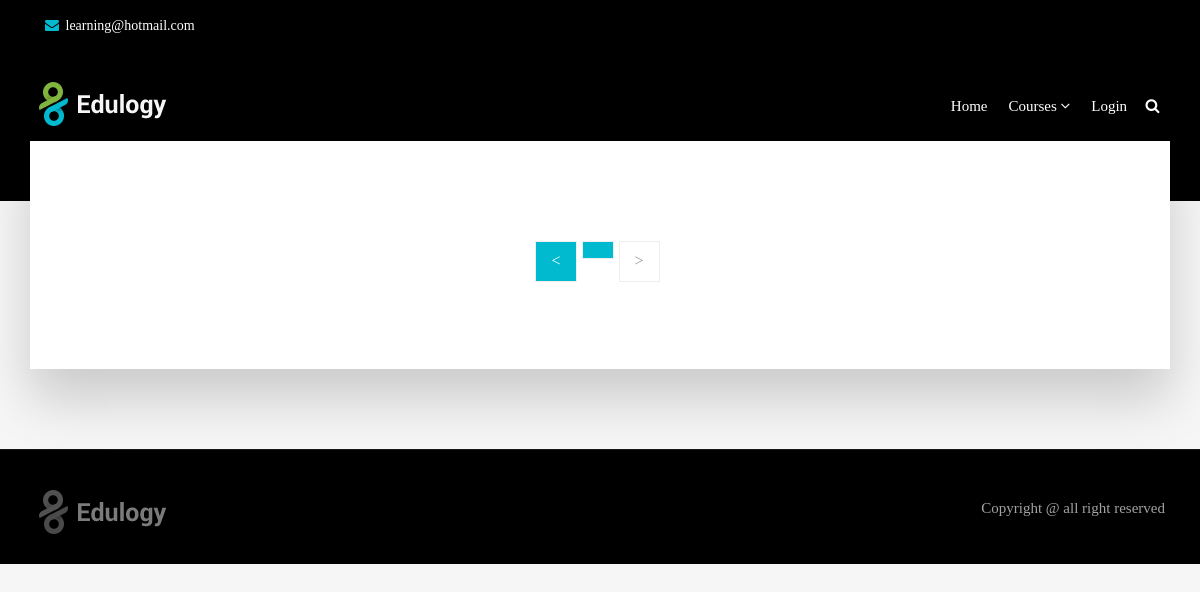
Page /courses.php on the earlier database version.
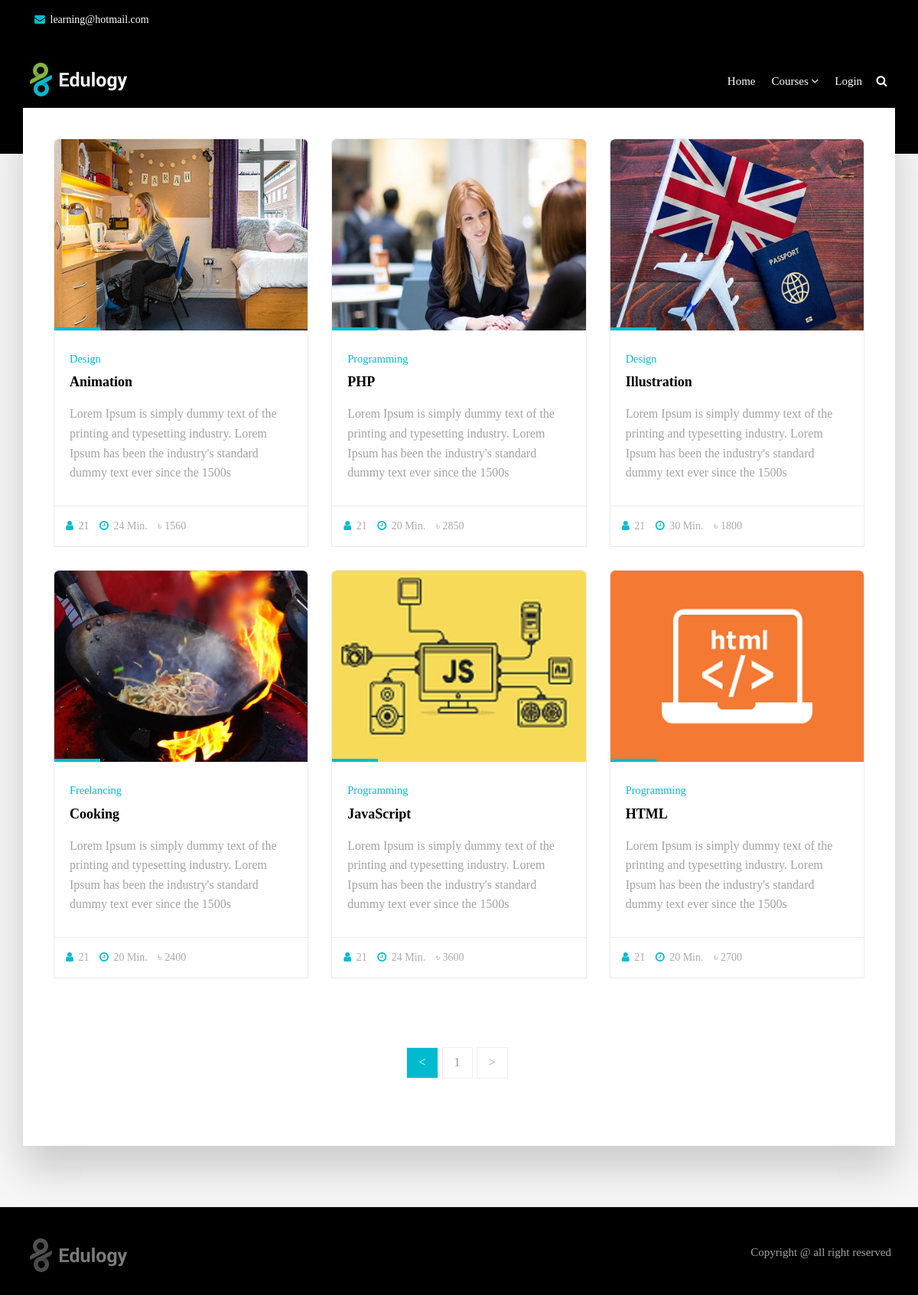
Same page on the later database version.
### tables this page shows
CREATE TABLE `courses` (
  `course_id` int(11) NOT NULL,
  `category_id` int(11) NOT NULL,
  `course_title` varchar(191) NOT NULL,
  `banner` varchar(191) NOT NULL,
  `short_description` text NOT NULL,
  `description` longtext NOT NULL,
  `price` varchar(191) NOT NULL,
  `discount` varchar(100) NOT NULL,
  `hours` varchar(100) NOT NULL,
  `total_hit` int(11) NOT NULL,
  `ratting` int(11) NOT NULL,
  `demo_video` varchar(191) DEFAULT NULL,
  `is_active` tinyint(4) NOT NULL,
  `created_at` timestamp NOT NULL DEFAULT current_timestamp()
);

CREATE TABLE `categories` (
  `cat_id` int(11) NOT NULL,
  `cat_name` varchar(191) NOT NULL,
  `is_active` tinyint(4) NOT NULL DEFAULT 0
);

### courses.php (the view, shortened to what this page needs)
<?php include 'header.php'; ?>
<section class="section db p120">
    <div class="container">
        <div class="row">
            <div class="col-md-12">
            </div>
        </div>
    </div>
</section>
<section class="section gb nopadtop">
    <div class="container">
        <div class="boxed boxedp4">
            <div class="row blog-grid">
                <?php
                if (isset($_GET['pageno'])) {
                    $pageno = $_GET['pageno'];
                } else {
                    $pageno = 1;
                }
                $no_of_records_per_page = 12;
                $offset = ($pageno - 1) * $no_of_records_per_page;
                $total_pages_sql = "SELECT COUNT(*) FROM courses left join categories on categories.cat_id = courses.category_id where courses.is_active = 0  Order By course_id DESC";
                $result = mysqli_query($con, $total_pages_sql);
                $total_rows = mysqli_fetch_array($result)[0];
                $total_pages = ceil($total_rows / $no_of_records_per_page);
                $sqls = "SELECT * FROM courses left join categories on categories.cat_id = courses.category_id where courses.is_active = 0 LIMIT $offset, $no_of_records_per_page";
                ?>
                <?php
                $res_data = mysqli_query($con, $sqls);
                if ($res_data->num_rows > 0) {
                    foreach ($res_data as $key => $value) {
                ?>
                        <div class="col-md-4">
                            <div class="course-box">
                                <div class="image-wrap entry">
                                    <img style="width: 333px; height:250px;" src="<?php echo  $value['banner']; ?>" alt="" class="img-responsive">
                                </div>
                                <div class="course-details">
                                    <h4>
                                        <small><?php echo  $value['cat_name']; ?></small>
                                        <a href="single-course.php?courseid=<?php echo $value['course_id'] ?>" title=""><?php echo  $value['course_title']; ?></a>
                                    </h4>
                                    <p><?php echo  $value['short_description']; ?></p>
                                </div>
                                <div class="course-footer clearfix">
                                    <div class="pull-left">
                                        <ul class="list-inline">
                                            <li><a href="#"><i class="fa fa-user"></i> 21</a></li>
                                            <li><a href="#"><i class="fa fa-clock-o"></i> <?php echo  $value['hours']; ?> Min.</a></li>
                                            <li><a href="#">৳ <?php echo round($value['price'] - (($value['price'] * $value['discount']) / 100)); ?></a></li>
                                        </ul>
                                    </div>
                                </div>
                            </div>
                        </div>
                <?php }
                } ?>
            </div>
            <div class="row">
                <div class="col-md-12 text-center">
                    <ul class="pagination ">
                        <li class="active"><a href="?pageno=1">&lt;</a></li>
                        <li class="active">
                            <?php
                            for ($i = 1; $i <= $total_pages; $i++) { ?>
                        <li><a href="?pageno=<?php echo $i; ?>"><?php echo $i; ?></a></li>
                    <?php  } ?>
                    <a href=""></a>
                    </li>
                    <li><a href="?pageno=<?php echo $total_pages; ?>">&gt;</a></li>
                    </ul>
                </div>
            </div>
        </div>
    </div>
</section>
<?php include 'footer.php'; ?>

### header.php (shortened to what this page needs)
<!DOCTYPE html>
<html lang="en">
<head>
    <link rel="stylesheet" href="css/bootstrap.min.css">
    <link rel="stylesheet" href="css/font-awesome.min.css">
    <link rel="stylesheet" href="css/carousel.css">
    <link rel="stylesheet" href="css/animate.css">
    <link rel="stylesheet" href="style.css">
</head>
<body>
    <div id="wrapper">
        <header class="header">
            <div class="topbar clearfix">
                <div class="container">
                    <div class="row-fluid">
                        <div class="col-md-6 col-sm-6 text-left">
                            <p>
                                <strong><i class="fa fa-envelope"></i></strong> <a href="mailto:#">learning@hotmail.com</a>
                            </p>
                        </div>
                    </div>
                </div>
            </div>
            <div class="container">
                <nav class="navbar navbar-default yamm">
                    <div class="navbar-header">
                        <div class="logo-normal">
                            <a class="navbar-brand" href="index.php"><img src="images/logo.png" alt=""></a>
                        </div>
                    </div>
                    <div id="navbar" class="navbar-collapse collapse">
                        <ul class="nav navbar-nav navbar-right">
                            <li><a href="index.php">Home</a></li>
                            <li class="dropdown hassubmenu">
                                <a href="courses.php" class="dropdown-toggle" data-toggle="dropdown" role="button" aria-expanded="false">Courses <span class="fa fa-angle-down"></span></a>
                            </li>
                            <?php
                            if (isset($_SESSION['active'])) {
                            ?>
                                <li class="dropdown hassubmenu">
                                    <a href="#" class="dropdown-toggle" data-toggle="dropdown" role="button" aria-expanded="false"><?php echo $_SESSION['first_name'] ?> <span class="fa fa-angle-down"></span></a>
                                    <ul class="dropdown-menu" role="menu">
                                        <?php if ($_SESSION['role'] == "admin") {
                                            echo '<li><a href="profile.php">Admin</a></li>';
                                        } ?>
                                        <li><a href="my-courses.php">My Courses</a></li>
                                        <li><a href="change-password.php">Change Password</a></li>
                                        <li><a href="?logout=logout">Logout</a></li>
                                    </ul>
                                </li>
                            <?php } else { ?>
                                <li><a href="auth.php">Login</a></li>
                            <?php  } ?>
                            <li class="iconitem"><a href="#" data-toggle="modal" data-target="#login-modal"><i class="fa fa-search"></i></a></li>
                        </ul>
                    </div>
                </nav>
            </div>
        </header>

### footer.php (shortened to what this page needs)
<div class="copyrights">
    <div class="container">
        <div class="clearfix">
            <div class="pull-left">
                <div class="cop-logo">
                    <a href="#"><img src="images/logo.png" alt=""></a>
                </div>
            </div>
            <div class="pull-right">
                <div class="footer-links">
                    <ul class="list-inline">
                        <li>Copyright @ all right reserved</li>
                    </ul>
                </div>
            </div>
        </div>
    </div>
</div>
</div>
</body>
</html>

Differences in the rows shown:
added courses: banner (picture), category.cat_name "Design", course_title "Animation", short_description "Lorem Ipsum is simply dummy text of the printing and typesetting industry. Lorem Ipsum has been the industry's standard dummy text ever since the 1500s", hours "24", $value['price'] - (($value['price'] * $value['discount']) / 100) "1560"
added courses: banner (picture), category.cat_name "Programming", course_title "PHP", short_description "Lorem Ipsum is simply dummy text of the printing and typesetting industry. Lorem Ipsum has been the industry's standard dummy text ever since the 1500s", hours "20", $value['price'] - (($value['price'] * $value['discount']) / 100) "2850"
added courses: banner (picture), category.cat_name "Design", course_title "Illustration", short_description "Lorem Ipsum is simply dummy text of the printing and typesetting industry. Lorem Ipsum has been the industry's standard dummy text ever since the 1500s", hours "30", $value['price'] - (($value['price'] * $value['discount']) / 100) "1800"
added courses: banner (picture), category.cat_name "Freelancing", course_title "Cooking", short_description "Lorem Ipsum is simply dummy text of the printing and typesetting industry. Lorem Ipsum has been the industry's standard dummy text ever since the 1500s", hours "20", $value['price'] - (($value['price'] * $value['discount']) / 100) "2400"
added courses: banner (picture), category.cat_name "Programming", course_title "JavaScript", short_description "Lorem Ipsum is simply dummy text of the printing and typesetting industry. Lorem Ipsum has been the industry's standard dummy text ever since the 1500s", hours "24", $value['price'] - (($value['price'] * $value['discount']) / 100) "3600"
added courses: banner (picture), category.cat_name "Programming", course_title "HTML", short_description "Lorem Ipsum is simply dummy text of the printing and typesetting industry. Lorem Ipsum has been the industry's standard dummy text ever since the 1500s", hours "20", $value['price'] - (($value['price'] * $value['discount']) / 100) "2700"
Other differences:
new list line: "1"
